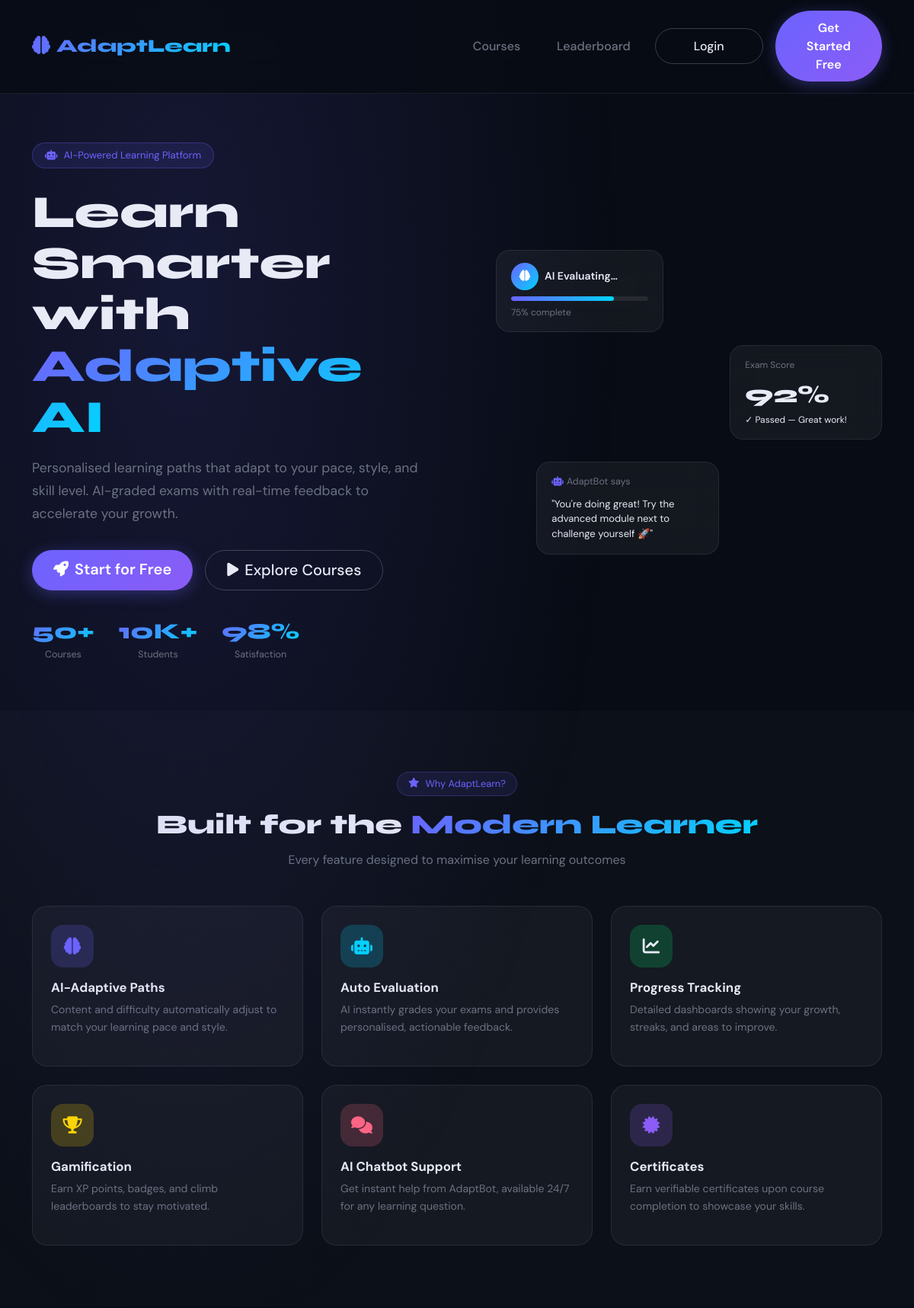
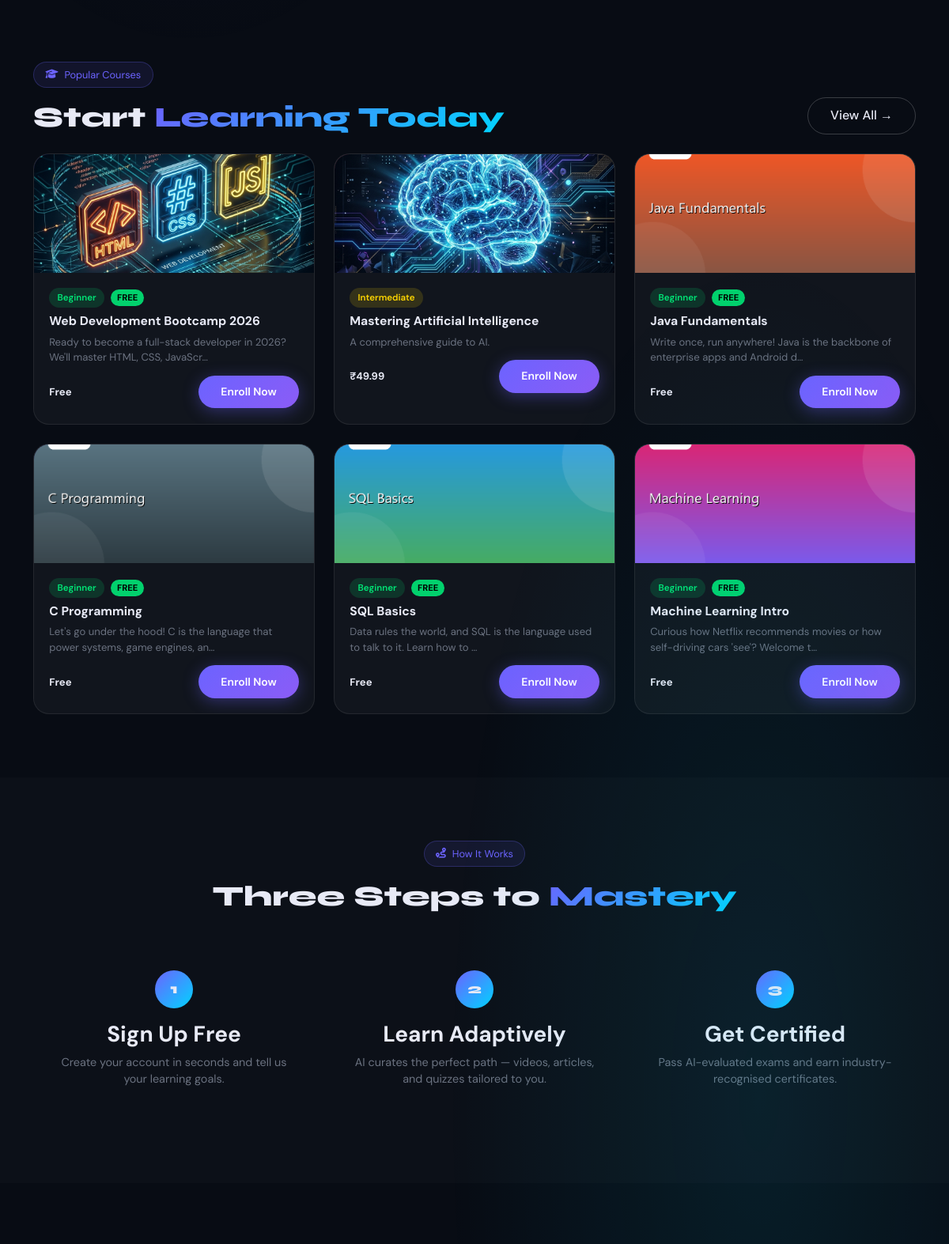
The page / (upper part) on the database its author committed (2 pictures, top to bottom).
### learning/models.py (models this page shows, shortened)
class Course(models.Model):
    DIFFICULTY = [('beginner','Beginner'),('intermediate','Intermediate'),('advanced','Advanced')]
    STATUS     = [('draft','Draft'),('published','Published'),('archived','Archived')]
    title        = models.CharField(max_length=200)
    slug         = models.SlugField(unique=True)
    description  = models.TextField()
    instructor   = models.ForeignKey(User, on_delete=models.CASCADE, related_name='courses_taught')
    thumbnail    = models.ImageField(upload_to='course_thumbnails/', null=True, blank=True)
    difficulty   = models.CharField(max_length=20, choices=DIFFICULTY, default='beginner')
    status       = models.CharField(max_length=20, choices=STATUS, default='draft')
    price        = models.DecimalField(max_digits=8, decimal_places=2, default=0.00)
    is_free      = models.BooleanField(default=False)
    tags         = models.CharField(max_length=300, blank=True)
    duration_hrs = models.FloatField(default=0)
    language     = models.CharField(max_length=50, default='English')
    rating       = models.FloatField(default=0.0)
    total_enrolled = models.IntegerField(default=0)
    created_at   = models.DateTimeField(auto_now_add=True)
    updated_at   = models.DateTimeField(auto_now=True)
    class Meta:
        ordering = ['-created_at']

### learning/views.py (the view, shortened to what this page needs)
# urls.py: path('', views.home, name='home'),
def home(request):
    courses = Course.objects.filter(status='published')[:6]
    return render(request, 'learning/home.html', {'courses': courses})

### templates/learning/home.html (shortened to what this page needs)
{% load static %}
<!DOCTYPE html>
<html lang="en">
<head>
  <link href="https://cdn.jsdelivr.net/npm/bootstrap@5.3.2/dist/css/bootstrap.min.css" rel="stylesheet"/>
  <link href="https://cdnjs.cloudflare.com/ajax/libs/font-awesome/6.5.0/css/all.min.css" rel="stylesheet"/>
  <link href="https://cdn.jsdelivr.net/npm/aos@2.3.4/dist/aos.css" rel="stylesheet"/>
</head>
<body>
  <nav class="navbar navbar-expand-lg">
    <div class="container">
      <a class="navbar-brand" href="/"><i class="fas fa-brain me-2"></i>AdaptLearn</a>
      <div class="collapse navbar-collapse" id="nav">
        <div class="ms-auto d-flex flex-column flex-lg-row align-items-start align-items-lg-center gap-2 gap-lg-3 mt-3 mt-lg-0">
          <a href="{% url 'course_list' %}" class="nav-link px-3">Courses</a>
          <a href="{% url 'leaderboard' %}" class="nav-link px-3">Leaderboard</a>
          <a href="{% url 'user_login' %}" class="btn-outline btn w-100 w-lg-auto text-center">Login</a>
          <a href="{% url 'user_register' %}" class="btn-glow btn w-100 w-lg-auto text-center">Get Started Free</a>
        </div>
      </div>
    </div>
  </nav>
  <section class="hero">
    <div class="container">
      <div class="row align-items-center g-5">
        <div class="col-lg-6" data-aos="fade-right">
          <div class="hero-tag"><i class="fas fa-robot"></i> AI-Powered Learning Platform</div>
          <h1 class="hero-title">Learn Smarter with <span class="gradient-text">Adaptive AI</span></h1>
          <p class="hero-sub">Personalised learning paths that adapt to your pace, style, and skill level. AI-graded exams with real-time feedback to accelerate your growth.</p>
          <div class="d-flex flex-column flex-sm-row gap-3">
            <a href="{% url 'user_register' %}" class="btn-glow btn btn-lg text-center"><i class="fas fa-rocket me-2"></i>Start for Free</a>
            <a href="{% url 'course_list' %}" class="btn-outline btn btn-lg text-center"><i class="fas fa-play me-2"></i>Explore Courses</a>
          </div>
          <div class="hero-stats">
            <div class="stat-item"><div class="stat-num">50+</div><div class="stat-lbl">Courses</div></div>
            <div class="stat-item"><div class="stat-num">10K+</div><div class="stat-lbl">Students</div></div>
            <div class="stat-item"><div class="stat-num">98%</div><div class="stat-lbl">Satisfaction</div></div>
          </div>
        </div>
        <div class="col-lg-6 d-none d-lg-block" data-aos="fade-left">
          <div class="hero-visual">
            <div class="float-card" style="top:10%;left:5%;width:220px">
              <div class="d-flex align-items-center gap-2 mb-2">
                <div style="width:36px;height:36px;background:linear-gradient(135deg,var(--accent),var(--accent2));border-radius:50%;display:flex;align-items:center;justify-content:center"><i class="fas fa-brain" style="color:#fff;font-size:.9rem"></i></div>
                <span style="font-weight:600;font-size:.88rem">AI Evaluating…</span>
              </div>
              <div style="height:6px;background:rgba(255,255,255,.08);border-radius:3px;overflow:hidden"><div style="width:75%;height:100%;background:linear-gradient(90deg,var(--accent),var(--accent2));border-radius:3px"></div></div>
              <div style="font-size:.75rem;color:var(--muted);margin-top:.4rem">75% complete</div>
            </div>
            <div class="float-card" style="top:35%;right:0;width:200px">
              <div style="font-size:.75rem;color:var(--muted);margin-bottom:.4rem">Exam Score</div>
              <div style="font-family:'Syne',sans-serif;font-size:2rem;font-weight:800;color:var(--green)">92%</div>
              <div style="font-size:.75rem;color:var(--green)">✓ Passed — Great work!</div>
            </div>
            <div class="float-card" style="bottom:10%;left:15%;width:240px">
              <div style="font-size:.78rem;color:var(--muted);margin-bottom:.6rem"><i class="fas fa-robot me-1" style="color:var(--accent)"></i>AdaptBot says</div>
              <p style="font-size:.82rem;line-height:1.5;margin:0">"You're doing great! Try the advanced module next to challenge yourself 🚀"</p>
            </div>
          </div>
        </div>
      </div>
    </div>
  </section>
  <section style="background:rgba(255,255,255,.015)">
    <div class="container">
      <div class="text-center mb-5" data-aos="fade-up">
        <div class="section-badge"><i class="fas fa-star"></i> Why AdaptLearn?</div>
        <h2 class="section-title">Built for the <span class="gradient-text">Modern Learner</span></h2>
        <p style="color:var(--muted);max-width:500px;margin:0 auto">Every feature designed to maximise your learning outcomes</p>
      </div>
      <div class="row g-4">
        <div class="col-md-6 col-xl-4" data-aos="fade-up" data-aos-delay="0">
          <div class="feat-card">
            <div class="feat-icon" style="background:rgba(108,99,255,.2)"><i class="fas fa-brain" style="color:var(--accent)"></i></div>
            <h3 style="font-weight:700;font-size:1.05rem;margin-bottom:.5rem">AI-Adaptive Paths</h3>
            <p style="color:var(--muted);font-size:.88rem;line-height:1.6">Content and difficulty automatically adjust to match your learning pace and style.</p>
          </div>
        </div>
        <div class="col-md-6 col-xl-4" data-aos="fade-up" data-aos-delay="80">
          <div class="feat-card">
            <div class="feat-icon" style="background:rgba(0,212,255,.2)"><i class="fas fa-robot" style="color:var(--accent2)"></i></div>
            <h3 style="font-weight:700;font-size:1.05rem;margin-bottom:.5rem">Auto Evaluation</h3>
            <p style="color:var(--muted);font-size:.88rem;line-height:1.6">AI instantly grades your exams and provides personalised, actionable feedback.</p>
          </div>
        </div>
        <div class="col-md-6 col-xl-4" data-aos="fade-up" data-aos-delay="160">
          <div class="feat-card">
            <div class="feat-icon" style="background:rgba(0,230,118,.2)"><i class="fas fa-chart-line" style="color:var(--green)"></i></div>
            <h3 style="font-weight:700;font-size:1.05rem;margin-bottom:.5rem">Progress Tracking</h3>
            <p style="color:var(--muted);font-size:.88rem;line-height:1.6">Detailed dashboards showing your growth, streaks, and areas to improve.</p>
          </div>
        </div>
        <div class="col-md-6 col-xl-4" data-aos="fade-up" data-aos-delay="0">
          <div class="feat-card">
            <div class="feat-icon" style="background:rgba(255,215,0,.2)"><i class="fas fa-trophy" style="color:var(--gold)"></i></div>
            <h3 style="font-weight:700;font-size:1.05rem;margin-bottom:.5rem">Gamification</h3>
            <p style="color:var(--muted);font-size:.88rem;line-height:1.6">Earn XP points, badges, and climb leaderboards to stay motivated.</p>
          </div>
        </div>
        <div class="col-md-6 col-xl-4" data-aos="fade-up" data-aos-delay="80">
          <div class="feat-card">
            <div class="feat-icon" style="background:rgba(255,101,132,.2)"><i class="fas fa-comments" style="color:var(--accent3)"></i></div>
            <h3 style="font-weight:700;font-size:1.05rem;margin-bottom:.5rem">AI Chatbot Support</h3>
            <p style="color:var(--muted);font-size:.88rem;line-height:1.6">Get instant help from AdaptBot, available 24/7 for any learning question.</p>
          </div>
        </div>
        <div class="col-md-6 col-xl-4" data-aos="fade-up" data-aos-delay="160">
          <div class="feat-card">
            <div class="feat-icon" style="background:rgba(139,92,246,.2)"><i class="fas fa-certificate" style="color:#8b5cf6"></i></div>
            <h3 style="font-weight:700;font-size:1.05rem;margin-bottom:.5rem">Certificates</h3>
            <p style="color:var(--muted);font-size:.88rem;line-height:1.6">Earn verifiable certificates upon course completion to showcase your skills.</p>
          </div>
        </div>
      </div>
    </div>
  </section>
  {% if courses %}
  <section>
    <div class="container">
      <div class="d-flex justify-content-between align-items-end mb-4" data-aos="fade-up">
        <div>
          <div class="section-badge"><i class="fas fa-graduation-cap"></i> Popular Courses</div>
          <h2 class="section-title mb-0">Start <span class="gradient-text">Learning Today</span></h2>
        </div>
        <a href="{% url 'course_list' %}" class="btn-outline btn" style="white-space:nowrap">View All →</a>
      </div>
      <div class="row g-4">
        {% for course in courses %}
        <div class="col-md-6 col-xl-4" data-aos="fade-up" data-aos-delay="{{ forloop.counter0 }}0">
          <div class="c-card h-100">
            <div style="height:150px;background:linear-gradient(135deg,{% cycle 'rgba(108,99,255,.4),rgba(0,212,255,.3)' 'rgba(255,101,132,.4),rgba(255,215,0,.3)' 'rgba(0,212,255,.4),rgba(0,230,118,.3)' %});display:flex;align-items:center;justify-content:center;font-size:3rem;position:relative;overflow:hidden">
              {% if course.thumbnail %}
                <img src="{{ course.thumbnail.url }}" style="width:100%;height:100%;object-fit:cover;position:absolute;inset:0">
              {% else %}
                {% cycle '📊' '🧠' '💻' '🚀' '🎯' '📐' %}
              {% endif %}
            </div>
            <div style="padding:1.2rem">
              <div class="d-flex align-items-center gap-2 mb-2">
                <span class="badge-diff bd-{{ course.difficulty }}">{{ course.get_difficulty_display }}</span>
                {% if course.is_free %}<span style="background:rgba(0,230,118,.9);color:#000;border-radius:50px;padding:.15rem .5rem;font-size:.7rem;font-weight:700">FREE</span>{% endif %}
              </div>
              <h3 style="font-weight:700;font-size:.98rem;margin-bottom:.4rem">{{ course.title }}</h3>
              <p style="font-size:.82rem;color:var(--muted);margin-bottom:.8rem">{{ course.description|truncatechars:80 }}</p>
              <div class="d-flex justify-content-between align-items-center">
                <span style="font-size:.82rem;font-weight:700">{% if course.is_free %}Free{% else %}₹{{ course.price }}{% endif %}</span>
                <a href="{% url 'user_register' %}" class="btn-glow btn btn-sm">Enroll Now</a>
              </div>
            </div>
          </div>
        </div>
        {% endfor %}
      </div>
    </div>
  </section>
  {% endif %}
  <section style="background:rgba(255,255,255,.015)">
    <div class="container">
      <div class="text-center mb-5" data-aos="fade-up">
        <div class="section-badge"><i class="fas fa-route"></i> How It Works</div>
        <h2 class="section-title">Three Steps to <span class="gradient-text">Mastery</span></h2>
      </div>
      <div class="row g-4 justify-content-center">
        <div class="col-md-4" data-aos="fade-up" data-aos-delay="0">
          <div class="text-center p-4">
            <div class="step-num mx-auto mb-3">1</div>
            <h3 style="font-weight:700;margin-bottom:.5rem">Sign Up Free</h3>
            <p style="color:var(--muted);font-size:.9rem">Create your account in seconds and tell us your learning goals.</p>
          </div>
        </div>
        <div class="col-md-4" data-aos="fade-up" data-aos-delay="100">
          <div class="text-center p-4">
            <div class="step-num mx-auto mb-3">2</div>
            <h3 style="font-weight:700;margin-bottom:.5rem">Learn Adaptively</h3>
            <p style="color:var(--muted);font-size:.9rem">AI curates the perfect path — videos, articles, and quizzes tailored to you.</p>
          </div>
        </div>
        <div class="col-md-4" data-aos="fade-up" data-aos-delay="200">
          <div class="text-center p-4">
            <div class="step-num mx-auto mb-3">3</div>
            <h3 style="font-weight:700;margin-bottom:.5rem">Get Certified</h3>
            <p style="color:var(--muted);font-size:.9rem">Pass AI-evaluated exams and earn industry-recognised certificates.</p>
          </div>
        </div>
      </div>
    </div>
  </section>
  <section>
  </section>
</body>
</html>

### rows shown on the page
Course: thumbnail (picture), difficulty "Beginner", is_free "FREE", title "Web Development Bootcamp 2026", description "Ready to become a full-stack developer in 2026? We'll master HTML, CSS, JavaScr…"
Course: thumbnail (picture), difficulty "Intermediate", title "Mastering Artificial Intelligence", description "A comprehensive guide to AI.", price "49.99"
Course: thumbnail (picture), difficulty "Beginner", is_free "FREE", title "Java Fundamentals", description "Write once, run anywhere! Java is the backbone of enterprise apps and Android d…"
Course: thumbnail (picture), difficulty "Beginner", is_free "FREE", title "C Programming", description "Let's go under the hood! C is the language that power systems, game engines, an…"
Course: thumbnail (picture), difficulty "Beginner", is_free "FREE", title "SQL Basics", description "Data rules the world, and SQL is the language used to talk to it. Learn how to …"
Course: thumbnail (picture), difficulty "Beginner", is_free "FREE", title "Machine Learning Intro", description "Curious how Netflix recommends movies or how self-driving cars 'see'? Welcome t…"
